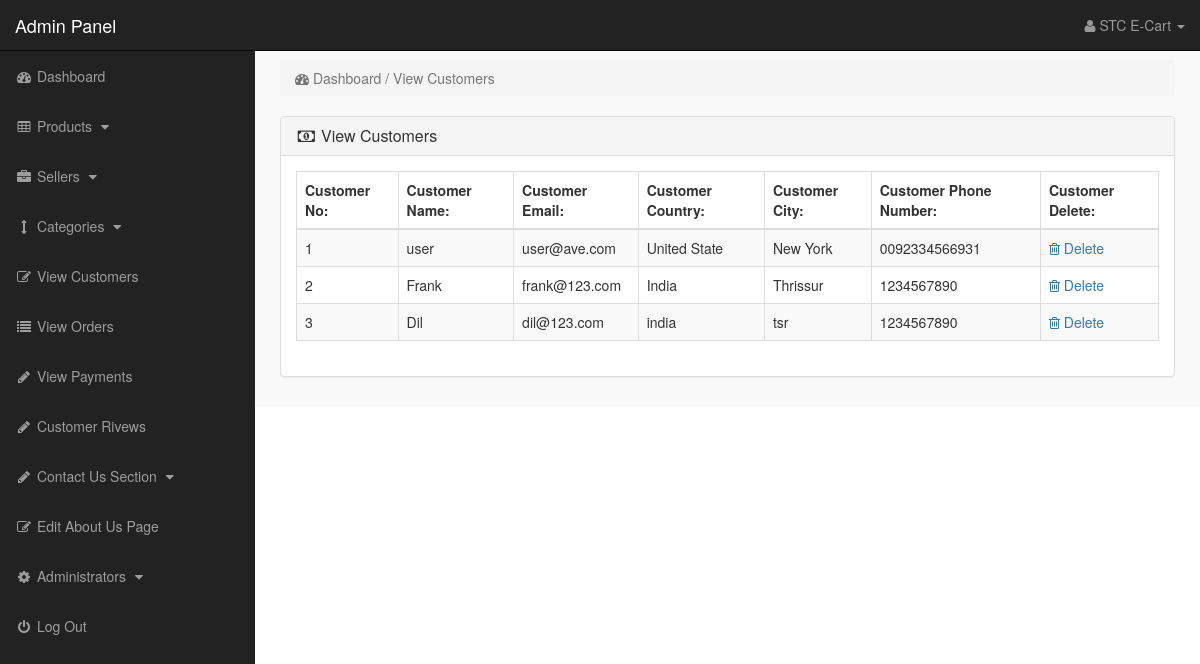
The page /admin_area/index.php?view_customers (signed in) on the database its author committed.
### tables this page shows
CREATE TABLE `customers` (
  `customer_id` int(10) NOT NULL,
  `customer_name` varchar(255) NOT NULL,
  `customer_email` varchar(255) NOT NULL,
  `customer_pass` varchar(255) NOT NULL,
  `customer_country` text NOT NULL,
  `customer_city` text NOT NULL,
  `customer_contact` varchar(255) NOT NULL,
  `customer_address` text NOT NULL,
  `customer_image` text NOT NULL,
  `customer_ip` varchar(255) NOT NULL,
  `customer_confirm_code` text NOT NULL
);

### admin_area/view_customers.php (the view)
<?php
if(!isset($_SESSION['admin_email'])){
echo "<script>window.open('login.php','_self')</script>";
}
else {
?>
<div class="row">
<div class="col-lg-12">
<ol class="breadcrumb">
<li class="active">
<i class="fa fa-dashboard"></i> Dashboard / View Customers
</li>
</ol>
</div>
</div>
<div class="row">
<div class="col-lg-12">
<div class="panel panel-default">
<div class="panel-heading">
<h3 class="panel-title">
<i class="fa fa-money fa-fw"></i> View Customers
</h3>
</div>
<div class="panel-body" >
<div class="table-responsive" >
<table class="table table-bordered table-hover table-striped" >
<thead>
<tr>
<th>Customer No:</th>
<th>Customer Name:</th>
<th>Customer Email:</th>
<th>Customer Country:</th>
<th>Customer City:</th>
<th>Customer Phone Number:</th>
<th>Customer Delete:</th>
</tr>
</thead>
<tbody>
<?php
$i=0;
$get_c = "select * from customers";
$run_c = mysqli_query($con,$get_c);
while($row_c=mysqli_fetch_array($run_c)){
$c_id = $row_c['customer_id'];
$c_name = $row_c['customer_name'];
$c_email = $row_c['customer_email'];
$c_country = $row_c['customer_country'];
$c_city = $row_c['customer_city'];
$c_contact = $row_c['customer_contact'];
$i++;
?>
<tr>
<td><?php echo $i; ?></td>
<td><?php echo $c_name; ?></td>
<td><?php echo $c_email; ?></td>
<td><?php echo $c_country; ?></td>
<td><?php echo $c_city; ?></td>
<td><?php echo $c_contact; ?></td>
<td>
<a href="index.php?customer_delete=<?php echo $c_id; ?>" >
<i class="fa fa-trash-o" ></i> Delete
</a>
</td>
</tr>
<?php } ?>
</tbody>
</table>
</div>
</div>
</div>
</div>
</div>
<?php } ?>

### admin_area/includes/sidebar.php (shortened to what this page needs)
<?php
if(!isset($_SESSION['admin_email'])){
echo "<script>window.open('login.php','_self')</script>";
}
else {
?>
<nav class="navbar navbar-inverse navbar-fixed-top" >
<div class="navbar-header" >
<a class="navbar-brand" href="index.php?dashboard" >Admin Panel</a>
</div>
<ul class="nav navbar-right top-nav" >
<li class="dropdown" >
<a href="#" class="dropdown-toggle" data-toggle="dropdown" >
<i class="fa fa-user" ></i>
<?php echo $admin_name; ?> <b class="caret" ></b>
</a>
</li>
</ul>
<div class="collapse navbar-collapse navbar-ex1-collapse">
<ul class="nav navbar-nav side-nav">
<li>
<a href="index.php?dashboard">
<i class="fa fa-fw fa-dashboard"></i> Dashboard
</a>
</li>
<li>
<a href="#" data-toggle="collapse" data-target="#products">
<i class="fa fa-fw fa-table"></i> Products
<i class="fa fa-fw fa-caret-down"></i>
</a>
</li>
<li>
<a href="#" data-toggle="collapse" data-target="#manufacturers">
<i class="fa fa-fw fa-briefcase"></i> Sellers
<i class="fa fa-fw fa-caret-down"></i>
</a>
</li>
<li>
<a href="#" data-toggle="collapse" data-target="#cat">
<i class="fa fa-fw fa-arrows-v"></i> Categories
<i class="fa fa-fw fa-caret-down"></i>
</a>
</li>
<li>
<a href="index.php?view_customers">
<i class="fa fa-fw fa-edit"></i> View Customers
</a>
</li>
<li>
<a href="index.php?view_orders">
<i class="fa fa-fw fa-list"></i> View Orders
</a>
</li>
<li>
<a href="index.php?view_payments">
<i class="fa fa-fw fa-pencil"></i> View Payments
</a>
</li>
<li>
<a href="index.php?view_reviews">
<i class="fa fa-fw fa-pencil"></i> Customer Rivews
</a>
</li>
<li>
<a href="#" data-toggle="collapse" data-target="#contact_us">
<i class="fa fa-fw fa-pencil"> </i> Contact Us Section
<i class="fa fa-fw fa-caret-down"></i>
</a>
</li>
<li>
<a href="index.php?edit_about_us">
<i class="fa fa-fw fa-edit"></i> Edit About Us Page
</a>
</li>
<li>
<a href="#" data-toggle="collapse" data-target="#users">
<i class="fa fa-fw fa-gear"></i> Administrators
<i class="fa fa-fw fa-caret-down"></i>
</a>
</li>
<li>
<a href="logout.php">
<i class="fa fa-fw fa-power-off"></i> Log Out
</a>
</li>
</ul>
</div>
</nav>
<?php } ?>

### admin_area/css/style.css (style rules this page uses)
body { margin-top:100px; }
@media (min-width: 768px) { body { margin-top:50px; } }
.top-nav { padding:0 15px; }
.top-nav>li { display:inline-block; float:left; }
.top-nav>li>a { padding-top:15px; padding-bottom:15px; line-height:20px; color:#999; }
@media (min-width: 768px) { .side-nav { position:fixed; top:51px; width:255px; border-radius:0; overflow-y:auto; background-color: #222; bottom:0; overflow-x:hidden; padding-bottom:40px; } }
@media (min-width: 768px) { .side-nav>li>a { width:255px; } }
.panel-body { border-radius:5px; }

### rows shown on the page
customers: customer_name "user", customer_email "user@ave.com", customer_country "United State", customer_city "New York", customer_contact "0092334566931"
customers: customer_name "Frank", customer_email "frank@123.com", customer_country "India", customer_city "Thrissur", customer_contact "1234567890"
customers: customer_name "Dil", customer_email "dil@123.com", customer_country "india", customer_city "tsr", customer_contact "1234567890"

### other values the page prints
$admin_name "STC E-Cart"
